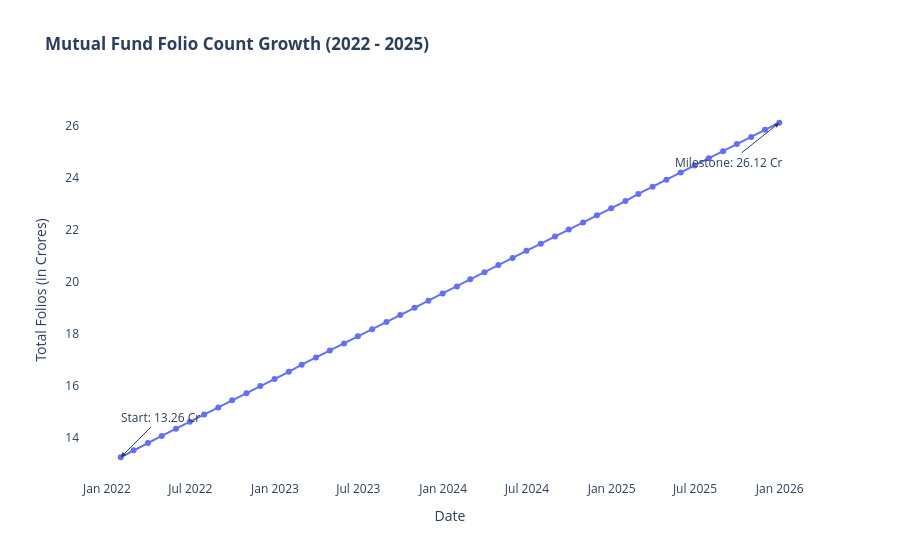

The notebook cell this image was saved under:
### Code cell
# Task 7: Folio Count Growth Line Chart (Plotly)

# 1. Generate Proxy Industry Data (Jan 2022 - Dec 2025)
# The syllabus requires showing growth from 13.26 Cr to 26.12 Cr
dates = pd.date_range(start='2022-01-01', end='2025-12-31', freq='ME') 
folio_cr = np.linspace(13.26, 26.12, len(dates))
df_folios = pd.DataFrame({'Date': dates, 'Folios_Cr': folio_cr})

# 2. Build the interactive Plotly chart
fig = px.line(df_folios, x='Date', y='Folios_Cr', 
              title='<b>Mutual Fund Folio Count Growth (2022 - 2025)</b>',
              labels={'Folios_Cr': 'Total Folios (in Crores)', 'Date': 'Date'},
              markers=True)

# 3. Add Milestones required by syllabus
fig.add_annotation(x='2022-01-31', y=13.26, text="Start: 13.26 Cr", 
                   showarrow=True, arrowhead=2, ax=40, ay=-40)
fig.add_annotation(x='2025-12-31', y=26.12, text="Milestone: 26.12 Cr", 
                   showarrow=True, arrowhead=2, ax=-50, ay=40)

# Make it look clean
fig.update_layout(plot_bgcolor='white', xaxis_showgrid=True, yaxis_showgrid=True)

# 4. Show the chart (without triggering the Kaleido save bug!)
fig.show()

print("✅ Chart generated successfully!")
print("📸 ACTION REQUIRED: Hover your mouse over the top right corner of the chart, click the 'Camera' icon (Download plot as png), and move that downloaded picture into your 'charts' folder as '7_Folio_Count.png'!")

### Figure 1 — Plotly figure (JSON) as saved in the notebook; plotly's stock layout.template omitted (floating-point values rounded to 4 significant figures)
{"data": [{"hovertemplate": "Date=%{x}<br>Total Folios (in Crores)=%{y}<extra></extra>", "legendgroup": "", "line": {"color": "#636efa", "dash": "solid"}, "marker": {"symbol": "circle"}, "mode": "lines+markers", "name": "", "orientation": "v", "showlegend": false, "type": "scatter", "x": ["2022-01-31T00:00:00", "2022-02-28T00:00:00", "2022-03-31T00:00:00", "2022-04-30T00:00:00", "2022-05-31T00:00:00", "2022-06-30T00:00:00", "2022-07-31T00:00:00", "2022-08-31T00:00:00", "2022-09-30T00:00:00", "2022-10-31T00:00:00", "2022-11-30T00:00:00", "2022-12-31T00:00:00", "2023-01-31T00:00:00", "2023-02-28T00:00:00", "2023-03-31T00:00:00", "2023-04-30T00:00:00", "2023-05-31T00:00:00", "2023-06-30T00:00:00", "2023-07-31T00:00:00", "2023-08-31T00:00:00", "2023-09-30T00:00:00", "2023-10-31T00:00:00", "2023-11-30T00:00:00", "2023-12-31T00:00:00", "2024-01-31T00:00:00", "2024-02-29T00:00:00", "2024-03-31T00:00:00", "2024-04-30T00:00:00", "2024-05-31T00:00:00", "2024-06-30T00:00:00", "2024-07-31T00:00:00", "2024-08-31T00:00:00", "2024-09-30T00:00:00", "2024-10-31T00:00:00", "2024-11-30T00:00:00", "2024-12-31T00:00:00", "2025-01-31T00:00:00", "2025-02-28T00:00:00", "2025-03-31T00:00:00", "2025-04-30T00:00:00", "2025-05-31T00:00:00", "2025-06-30T00:00:00", "2025-07-31T00:00:00", "2025-08-31T00:00:00", "2025-09-30T00:00:00", "2025-10-31T00:00:00", "2025-11-30T00:00:00", "2025-12-31T00:00:00"], "xaxis": "x", "y": [13.26, 13.53, 13.81, 14.08, 14.35, 14.63, 14.9, 15.18, 15.45, 15.72, 16.0, 16.27, 16.54, 16.82, 17.09, 17.36, 17.64, 17.91, 18.19, 18.46, 18.73, 19.01, 19.28, 19.55, 19.83, 20.1, 20.37, 20.65, 20.92, 21.19, 21.47, 21.74, 22.02, 22.29, 22.56, 22.84, 23.11, 23.38, 23.66, 23.93, 24.2, 24.48, 24.75, 25.03, 25.3, 25.57, 25.85, 26.12], "yaxis": "y"}], "layout": {"annotations": [{"arrowhead": 2, "ax": 40, "ay": -40, "showarrow": true, "text": "Start: 13.26 Cr", "x": "2022-01-31", "y": 13.26}, {"arrowhead": 2, "ax": -50, "ay": 40, "showarrow": true, "text": "Milestone: 26.12 Cr", "x": "2025-12-31", "y": 26.12}], "legend": {"tracegroupgap": 0}, "plot_bgcolor": "white", "title": {"text": "<b>Mutual Fund Folio Count Growth (2022 - 2025)</b>"}, "xaxis": {"anchor": "y", "domain": [0, 1], "showgrid": true, "title": {"text": "Date"}}, "yaxis": {"anchor": "x", "domain": [0, 1], "showgrid": true, "title": {"text": "Total Folios (in Crores)"}}}}
